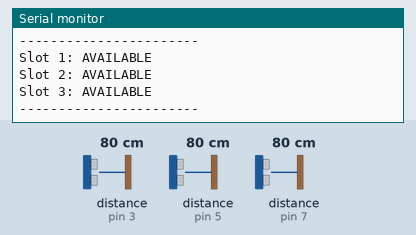
Recording of a sketch running on a simulated Arduino Uno, built with avr-gcc and run on an emulated ATmega328P. On the bench: the last lines printed to the serial monitor. Wiring (inferred from the names in the program): 3 × ultrasonic range finder: trigger pin 2, echo pin 3 / trigger pin 4, echo pin 5 / trigger pin 6, echo pin 7. The inputs (shaded band) are chosen by the test bench; at power-on: distance to the obstacle (sensors on pin 3, pin 5, pin 7) 80 cm. The echo pulse lasts 58.3 µs per cm.

Above: at 2.8 s.
2.9 s: distance to the obstacle (sensor on pin 3) set to 2 cm
7.5 s: distance to the obstacle (sensor on pin 5) set to 2 cm
At 9.6 s:
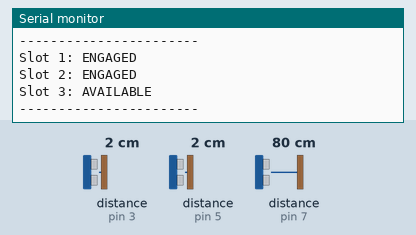
10.2 s: distance to the obstacle (sensor on pin 7) set to 2 cm
At 13.6 s:
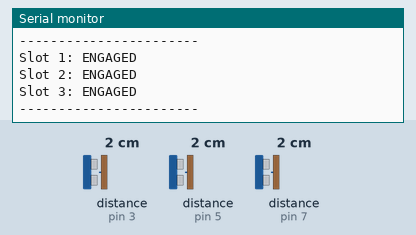
Timing chart, 0 to 15.1 s (numbered marks = the images above; inputs shaded):
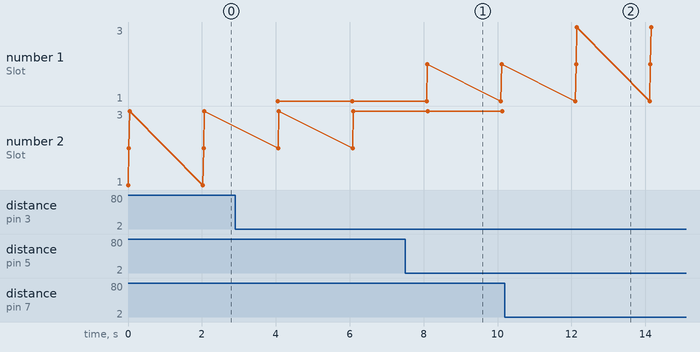

Measured:
- after the input at 7.5 s, the serial monitor: prints a new line after 0.60 s (image 1)
- after the input at 10.2 s, the serial monitor: prints a new line after 1.9 s (image 2)

The sketch:

Smart_car_parking_System.ino
```cpp
#define TRIG1 2
#define ECHO1 3
#define TRIG2 4
#define ECHO2 5
#define TRIG3 6
#define ECHO3 7

const int THRESHOLD = 15;

void setup() {
  Serial.begin(9600);
  pinMode(TRIG1, OUTPUT); pinMode(ECHO1, INPUT);
  pinMode(TRIG2, OUTPUT); pinMode(ECHO2, INPUT);
  pinMode(TRIG3, OUTPUT); pinMode(ECHO3, INPUT);
}

void loop() {
  int dist1 = getDistance(TRIG1, ECHO1);
  checkSlot(1, dist1);

  int dist2 = getDistance(TRIG2, ECHO2);
  checkSlot(2, dist2);

  int dist3 = getDistance(TRIG3, ECHO3);
  checkSlot(3, dist3);

  Serial.println("-----------------------");
  delay(2000);
}

int getDistance(int trigPin, int echoPin) {
  digitalWrite(trigPin, LOW); delayMicroseconds(2);
  digitalWrite(trigPin, HIGH); delayMicroseconds(10);
  digitalWrite(trigPin, LOW);
  long duration = pulseIn(echoPin, HIGH);
  int distance = duration * 0.034 / 2;
  return distance;
}

void checkSlot(int slot, int distance) {
  if (distance > 0 && distance < THRESHOLD) {
    Serial.print("Slot "); Serial.print(slot); Serial.println(": ENGAGED");
  } else {
    Serial.print("Slot "); Serial.print(slot); Serial.println(": AVAILABLE");
  }
}
```
